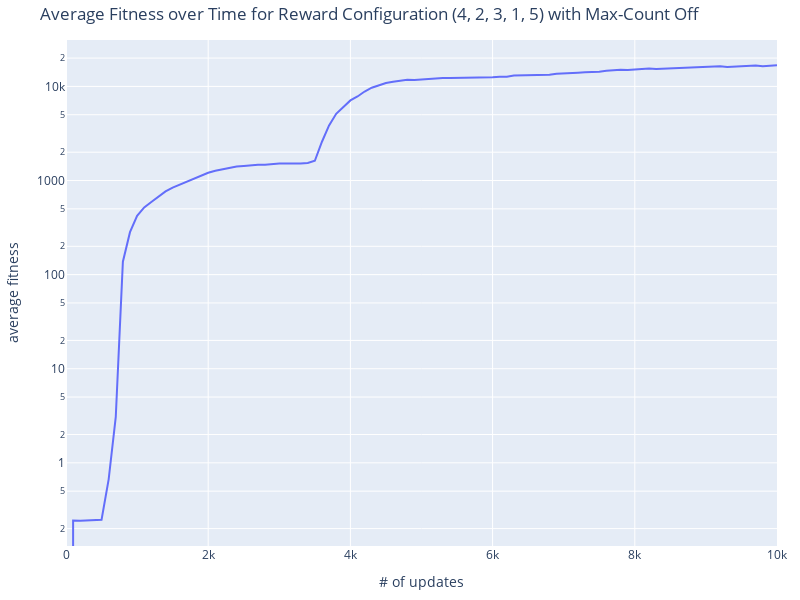

Notebook code for this chart:
### Code cell
plot_vals((4, 2, 3, 1, 5), max_count=False, log_y=True, i=1)
